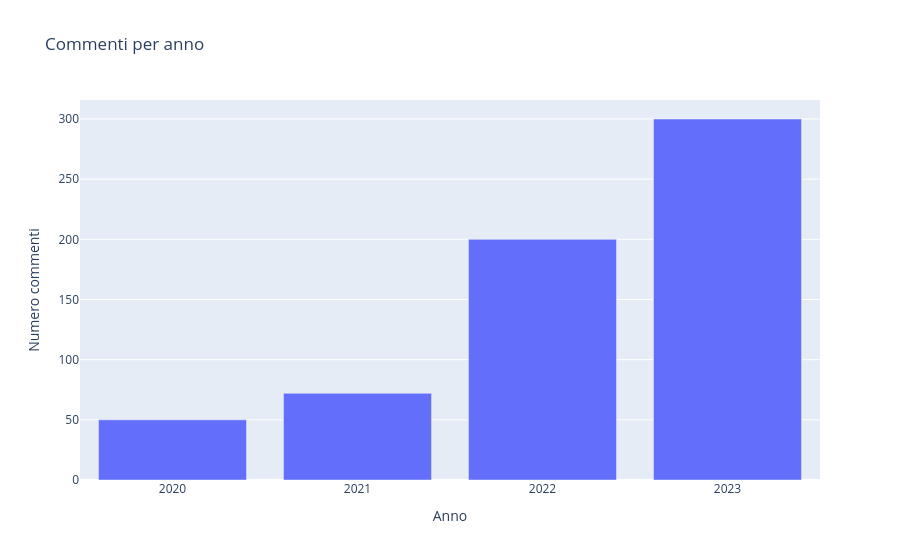
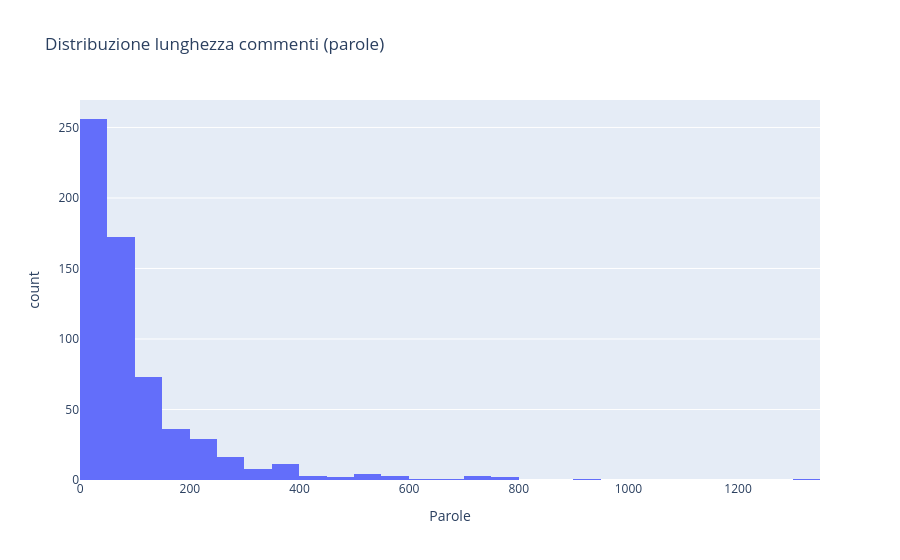

Notebook source saved alongside these figures, in order:
### Markdown cell above
## 7. Statistiche del corpus

### Code cell
import plotly.express as px

print("=" * 50)
print("STATISTICHE CORPUS")
print("=" * 50)
print(f"Commenti totali          : {len(df_corpus)}")
print(f"Post unici               : {df_corpus['post_id'].nunique()}")
print(f"Autori unici             : {df_corpus['comment_author'].nunique()}")
print(f"Token totali             : {len(df_tokens)}")
print(f"Aggettivi totali         : {len(df_adj)}")
print(f"Aggettivi unici (lemmi)  : {df_adj['lemma'].nunique()}")
lunghezze = df_corpus["comment_text"].str.split().str.len()
print(f"Lunghezza media commenti : {lunghezze.mean():.1f} parole")
print(f"Periodo temporale        : {df_corpus['comment_timestamp'].min()[:10]} → {df_corpus['comment_timestamp'].max()[:10]}")

# Distribuzione per anno
df_corpus["anno"] = df_corpus["comment_timestamp"].str[:4]
fig1 = px.bar(
    df_corpus["anno"].value_counts().sort_index().reset_index(),
    x="anno", y="count",
    title="Commenti per anno",
    labels={"anno": "Anno", "count": "Numero commenti"}
)
fig1.show()

# Distribuzione lunghezza commenti
fig2 = px.histogram(
    x=lunghezze, nbins=40,
    title="Distribuzione lunghezza commenti (parole)",
    labels={"x": "Parole", "y": "Commenti"}
)
fig2.show()

### Figure 1 — Plotly figure (JSON) as saved in the notebook; plotly's stock layout.template omitted (floating-point values rounded to 4 significant figures)
{"data": [{"hovertemplate": "Anno=%{x}<br>Numero commenti=%{y}<extra></extra>", "legendgroup": "", "marker": {"color": "#636efa", "pattern": {"shape": ""}}, "name": "", "orientation": "v", "showlegend": false, "textposition": "auto", "x": ["2020", "2021", "2022", "2023"], "xaxis": "x", "y": [50, 72, 200, 300], "yaxis": "y", "type": "bar"}], "layout": {"xaxis": {"anchor": "y", "domain": [0.0, 1.0], "title": {"text": "Anno"}}, "yaxis": {"anchor": "x", "domain": [0.0, 1.0], "title": {"text": "Numero commenti"}}, "legend": {"tracegroupgap": 0}, "title": {"text": "Commenti per anno"}, "barmode": "relative"}}

### Figure 2 — Plotly figure (JSON) as saved in the notebook; plotly's stock layout.template omitted (floating-point values rounded to 4 significant figures; data arrays with more than 128 entries replaced by an {"elided": "..."} marker saying what was removed)
{"data": [{"bingroup": "x", "hovertemplate": "Parole=%{x}<br>count=%{y}<extra></extra>", "legendgroup": "", "marker": {"color": "#636efa", "pattern": {"shape": ""}}, "name": "", "nbinsx": 40, "orientation": "v", "showlegend": false, "x": {"elided": "622 int values"}, "xaxis": "x", "yaxis": "y", "type": "histogram"}], "layout": {"xaxis": {"anchor": "y", "domain": [0.0, 1.0], "title": {"text": "Parole"}}, "yaxis": {"anchor": "x", "domain": [0.0, 1.0], "title": {"text": "count"}}, "legend": {"tracegroupgap": 0}, "title": {"text": "Distribuzione lunghezza commenti (parole)"}, "barmode": "relative"}}
